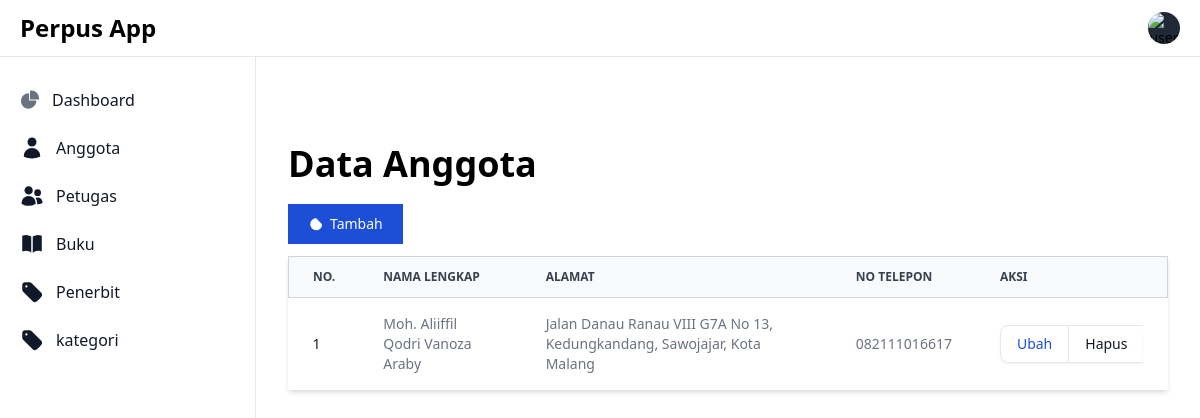
Page /anggota/index.php (signed in) on the committed database.
### tables this page shows
CREATE TABLE `anggota` (
  `ID` int(11) NOT NULL,
  `NIK` varchar(255) NOT NULL,
  `NamaLengkap` varchar(255) NOT NULL,
  `TglLahir` date NOT NULL,
  `Alamat` text NOT NULL,
  `NoTelp` varchar(255) NOT NULL,
  `TglRegistrasi` date NOT NULL
);

### object/anggota.php (called while the page is built, shortened)
<?php
class anggota {
    private $conn;
    private $table_name = "anggota";
    public function __construct($db) {
        $this->conn = $db;
    }
    function readAll() {
        $query = "SELECT * FROM " . $this->table_name;
        $result = $this->conn->prepare($query);
        $result->execute();
        return $result;
    }
}
?>

### anggota/index.php (the view, shortened to what this page needs)
<?php
include '../config/layout.php';
include '../config/database.php';
include '../object/anggota.php';
$database = new database();
$db = $database->getConnection();
$anggota = new anggota($db);
$result = $anggota->readAll();
?>
<div class="p-4 sm:ml-64">
    <div class="p-4 mt-14">
        <h2 class="text-4xl font-extrabold text-black-500">Data Anggota</h2>
        <a href="form-tambah.php" class="block mt-5 text-white bg-blue-700 hover:bg-blue-800 focus:ring-4 focus:outline-none focus:ring-blue-300 font-mediumrounded-lg text-sm px-5 py-2.5 text-center inline-flex items-center me-2dark:bg-blue-600 dark:hover:bg-blue-700 dark:focus:ring-blue-800">
                    Tambah
            </a>
        <div class="relative overflow-x-auto mt-3 shadow-md">
            <table class="w-full text-sm text-left rtl:text-right text-gray-500 dark:text-gray-400">
                <thead class="text-xs text-gray-700 border border-gray-300 uppercase bg-gray-50 dark:bg-gray-50 dark:text-gray-400">
                    <tr>
                        <th scope="col" class="px-6 py-3">
                            No.
                        </th>
                        <th scope="col" class="px-6 py-3">
                            Nama Lengkap
                        </th>
                        <th scope="col" class="px-6 py-3">
                            Alamat
                        </th>
                        <th scope="col" class="px-6 py-3">
                            No telepon
                        </th>
                        <th scope="col" class="px-6 py-3">
                            Aksi
                        </th>
                    </tr>
                </thead>
                <?php
                $no = 1;
                while ($row = $result->fetch(PDO::FETCH_ASSOC)) {
                    extract($row);
                ?>
                    <tbody>
                        <tr class="bg-white border-gray-700 dark:bg-white dark:border-gray-700">
                            <th scope="row" class="px-6 py-4 font-medium text-gray-900 whitespace-nowrap dark:text-gray-300">
                                <?= $no ?>
                            </th>
                            <td class="px-6 py-4">
                                <?= $NamaLengkap ?>
                            </td>
                            <td class="px-6 py-4">
                                <?= $Alamat ?>
                            </td>
                            <td class="px-6 py-4">
                                <?= $NoTelp ?>
                            </td>
                            <td class="px-6 py-4">
                                <div class="inline-flex rounded-md shadow-sm">
                                    <a href="form-ubah.php?ID=<?= $ID ?>" aria-current="page" class="px-4 py-2 text-sm font-medium text-blue-700 bg-white border border-gray-200 rounded-s-lg hover:bg-gray-100 focus:z-10 focus:ring-2 focus:ring-blue-700 focus:text-blue-700 dark:bg-gray-700 dark:border-gray-600 dark:text-white dark:hover:text-white dark:hover:bg-gray-600 dark:focus:ring-blue-500 dark:focus:text-white">
                                        Ubah
                                    </a>
                                    <a onclick="confirmDelete(<?= $ID ?>)" href="#" class="px-4 py-2 text-sm font-medium text-gray-900 bg-white border-t border-b border-gray-200 hover:bg-gray-100 hover:text-blue-700 focus:z-10 focus:ring-2 focus:ring-blue-700 focus:text-blue-700 dark:bg-gray-700 dark:border-gray-600 dark:text-white dark:hover:text-white dark:hover:bg-gray-600 dark:focus:ring-blue-500 dark:focus:text-white">
                                        Hapus
                                    </a>
                                </div>
                            </td>
                        </tr>
                    <?php
                    $no += 1;
                }
                    ?>
                    </tbody>
            </table>
        </div>
    </div>
</div>
</body>
</html>

### rows in the picture
anggota: NamaLengkap "Moh. Aliiffil Qodri Vanoza Araby", Alamat "Jalan Danau Ranau VIII G7A No 13, Kedungkandang, Sawojajar, Kota Malang", NoTelp "082111016617"
